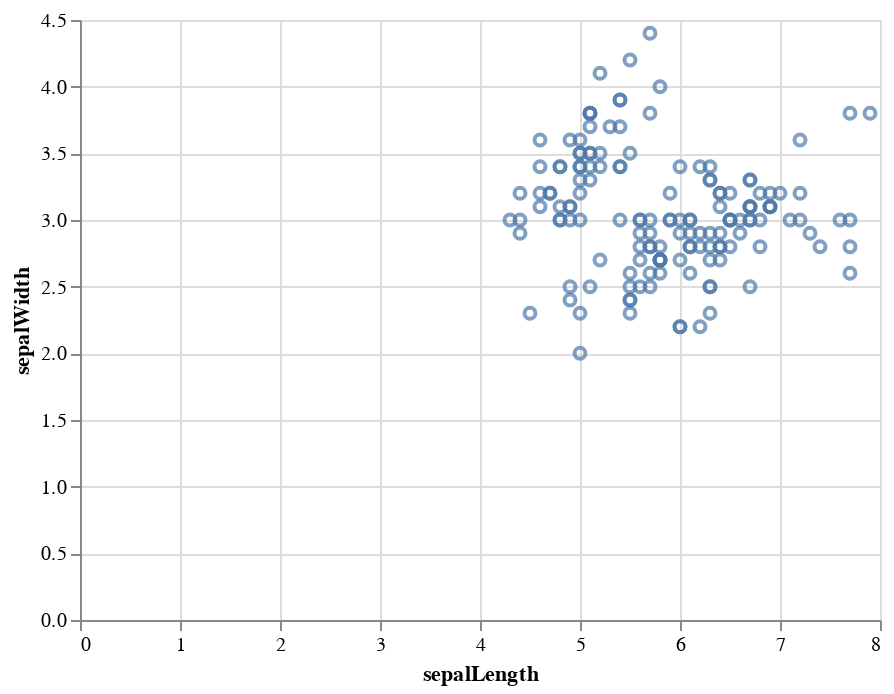

The cell this chart's notebook holds for it:
### Code cell
alt.Chart(df).encode(x="sepalLength", y="sepalWidth").mark_point()

### Figure 1 — Vega-Lite specification as saved in the notebook (floating-point values rounded to 4 significant figures; data arrays with more than 128 entries replaced by an {"elided": "..."} marker saying what was removed)
{"$schema": "https://vega.github.io/schema/vega-lite/v4.17.0.json", "config": {"view": {"continuousHeight": 300, "continuousWidth": 400}}, "data": {"name": "data-a264acbd6e539a8b3afc0cb5f240fb57"}, "datasets": {"data-a264acbd6e539a8b3afc0cb5f240fb57": {"elided": "150 records"}}, "encoding": {"x": {"field": "sepalLength", "type": "quantitative"}, "y": {"field": "sepalWidth", "type": "quantitative"}}, "mark": "point"}
